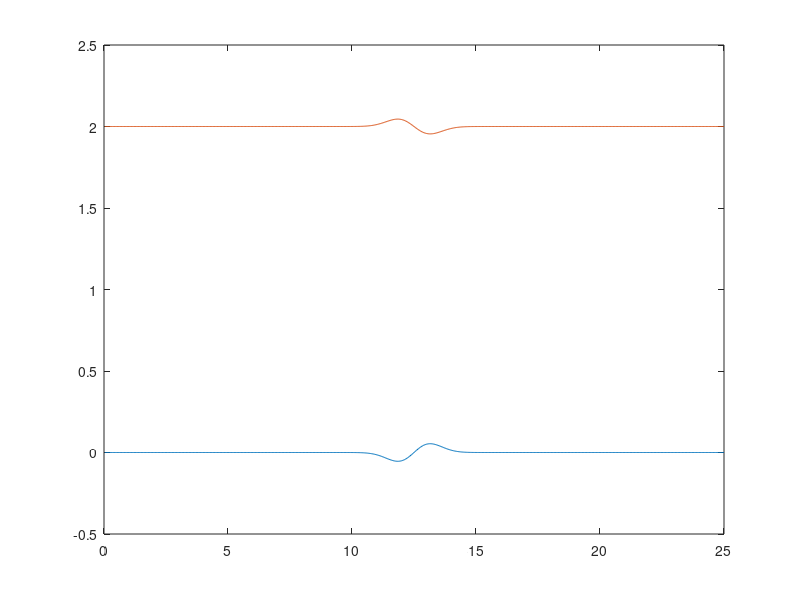

Reproduce this figure in MATLAB.
clear h x r;

N=800;
dx=25/N;
x=[0.5/16:dx:25];
z = 0.05*sin(x-12.5).*exp(1-(x-12.5).^2);



q0=24.; %(q(0,t)=q0)
h0=2.0;% (h(0,t)=h0=hL)
g=9.812;

% h=h0-z;
% plot(x,z,x,h+z);


a=ones(1,length(z));
b=z-q0^2./(2*g*h0^2) -h0;
c=zeros(1,length(z))+0.0;
d=ones(1,length(z))*q0^2/(2*g);

p=[a', b', c', d'];


for i=1:length(z)
    r=roots(p(i,:));
    h(i)=r(2);
    tmp1(i)=r(1);
    tmp2(i)=r(3);
end
plot(x,z,x,h-z)

% %sol=[ x', h', q0*ones(length(z),1)];
% sol=[h'];
% %save('initial_sup_5000.dat','sol','-ascii')
% fid = fopen('initial_sup_800.dat','w');
% fprintf(fid,'%2.16f \n',sol); %floating point with a width and precision of 30 numbers
% fclose(fid);